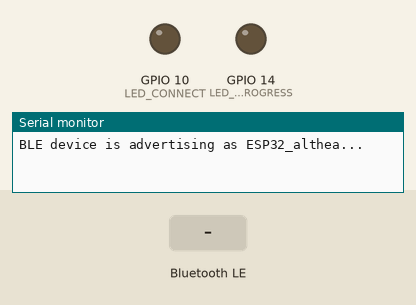
The sketch below on a simulated ESP32-S3. Parts: output pins drawn as LEDs (lit = HIGH), the last lines printed to the serial monitor. The inputs (shaded band) are chosen by the test bench. Nothing arrives over Bluetooth unless stated; a phone connects over Bluetooth LE 3 s after start.

Above: at 1.2 s.
1.3 s: Bluetooth LE write "1" received
At 4.0 s:
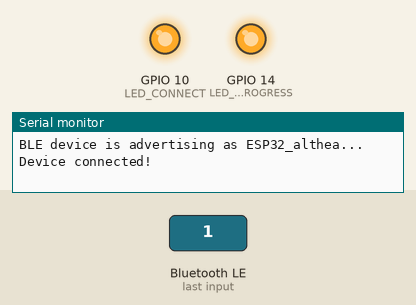
4.3 s: Bluetooth LE write "0" received
At 5.5 s:
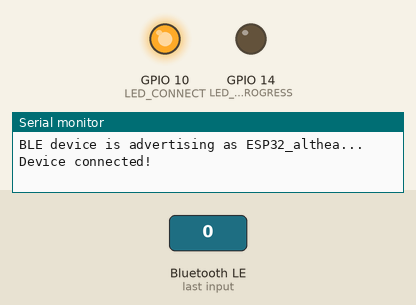
5.8 s: Bluetooth LE write "2" received
At 6.8 s:
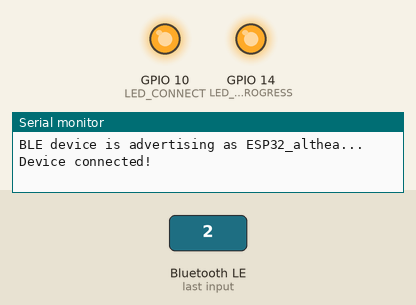
Timing chart, 0 to 8.8 s (numbered marks = the images above; inputs shaded):
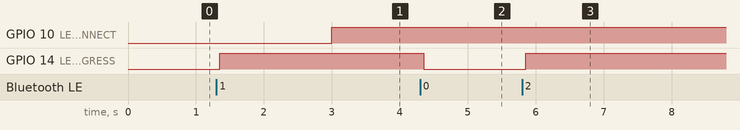

The sketch:

esp32_code.ino
```cpp
#include <BLEDevice.h>
#include <BLEServer.h>
#include <BLEUtils.h>
#include <BLE2902.h>

// UUIDs for the service and characteristic
#define SERVICE_UUID        "180D"
#define CHARACTERISTIC_UUID "2A56"

// #define LED_POWER           9   // led for power to device
#define LED_CONNECT         10   // led to show device is connected
#define LED_INPROGRESS      14   // led to show treatment in progress // RGB_BUILTIN also shows this
// #define SQUARE_WAVE_PIN     14  // output for 1.7 MHz square wave

// Variables to track states
bool state = false;            // initially off
bool disconnectedWhileOn = false;

// Callback class to handle BLE server events
class MyServerCallbacks : public BLEServerCallbacks {
  void onConnect(BLEServer* pServer) {
    Serial.println("Device connected!");
    digitalWrite(LED_CONNECT, HIGH);
  }

  void onDisconnect(BLEServer* pServer) {
    Serial.println("Device disconnected!");
    digitalWrite(LED_CONNECT, LOW);
    // Restart advertising so other devices can connect
    pServer->getAdvertising()->start();
    Serial.println("Advertising restarted...");
    // COMMENTED OUT SO THAT WE DON'T MESS WITH IT, BUT WILL NEED LATER
    // if (state) {
    //   disconnectedWhileOn = true;
    // }
    state = false;
    digitalWrite(LED_INPROGRESS, LOW);
    // ledcWrite(SQUARE_WAVE_PIN, 0);
  }
};

// Callback class to handle characteristic write events
class MyCharacteristicCallbacks : public BLECharacteristicCallbacks {
  void onWrite(BLECharacteristic *pCharacteristic) {
    // Get the value written to the characteristic
    String value = pCharacteristic->getValue();
    if (value.length() > 0) {
      // Serial.print("Received data: ");
      // Serial.println(value.c_str());
      if (!disconnectedWhileOn) {
        state = !state; // Toggle state
        // digitalWrite(RGB_BUILTIN, state ? HIGH : LOW);
        digitalWrite(LED_INPROGRESS, state ? HIGH : LOW);

        // if (state) {
        //   ledcWrite(SQUARE_WAVE_PIN, 1);               // Start the ultrasound signal
        //   Serial.println("ultrasound should be triggered");
        // } else {
        //   ledcWrite(SQUARE_WAVE_PIN, 0);               // Stop the ultrasound signal
        //   Serial.println("ultrasound should be off");
        // }
      } else {
        disconnectedWhileOn = false;
      }
    }
  }
};

void setup() {
  Serial.begin(115200);

  // Initialize BLE
  BLEDevice::init("ESP32_althea"); // Advertised device name

  // Create BLE Server
  BLEServer *pServer = BLEDevice::createServer();
  pServer->setCallbacks(new MyServerCallbacks()); // Set callbacks for connection/disconnection

  // Create BLE Service
  BLEService *pService = pServer->createService(SERVICE_UUID);

  // Create BLE Characteristic
  BLECharacteristic *pCharacteristic = pService->createCharacteristic(
                      CHARACTERISTIC_UUID,
                      BLECharacteristic::PROPERTY_READ |
                      BLECharacteristic::PROPERTY_WRITE
                    );

  // Set the characteristic callbacks to handle data writes
  pCharacteristic->setCallbacks(new MyCharacteristicCallbacks());

  pCharacteristic->addDescriptor(new BLE2902());

  // Start the service
  pService->start();

  // Start advertising with the device name
  BLEAdvertising *pAdvertising = BLEDevice::getAdvertising();
  pAdvertising->addServiceUUID(SERVICE_UUID);
  pAdvertising->setScanResponse(true);
  pAdvertising->start();

  Serial.println("BLE device is advertising as ESP32_althea...");

  // pinMode(LED_POWER, OUTPUT);
  pinMode(LED_CONNECT, OUTPUT);
  pinMode(LED_INPROGRESS, OUTPUT);
  digitalWrite(RGB_BUILTIN, LOW);
  // pinMode(SQUARE_WAVE_PIN, OUTPUT);

  // digitalWrite(LED_POWER, HIGH); // turn on LED to indicate power to device
  // ledcDetach(SQUARE_WAVE_PIN);
  // ledcAttach(SQUARE_WAVE_PIN, 1770000, 1);
}

void loop() {
  delay(500);
}
```

Measured:
- after the input at 1.3 s, GPIO 14 (LED_INPROGRESS): LOW → HIGH after 0.05 s
- after the input at 4.3 s, GPIO 14 (LED_INPROGRESS): HIGH → LOW after 0.05 s
- after the input at 5.8 s, GPIO 14 (LED_INPROGRESS): LOW → HIGH after 0.05 s
